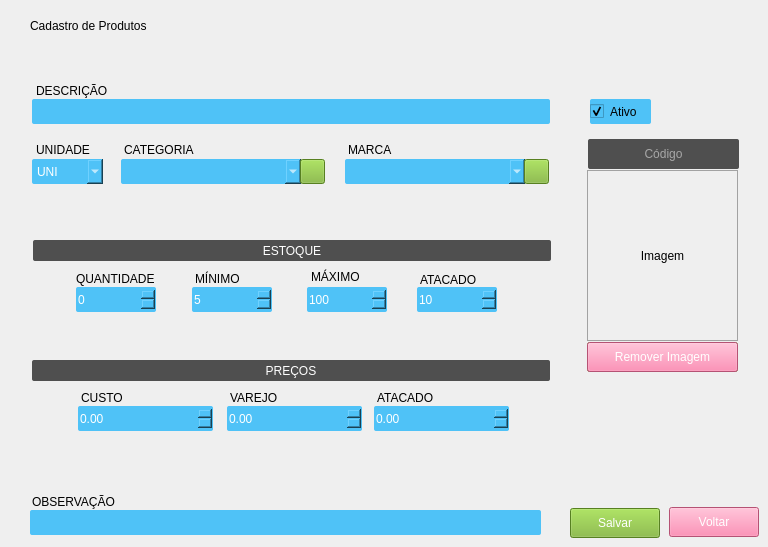
       <widget class="QWidget" name="formCadastroProduto">
        <widget class="QLabel" name="lbl_title_cadastro_produto">
         <property name="geometry">
          <rect>
           <x>30</x>
           <y>10</y>
           <width>711</width>
           <height>31</height>
          </rect>
         </property>
         <property name="styleSheet">
          <string notr="true">font: 700 20pt &quot;Arial&quot;;
border-bottom: 2px solid;</string>
         </property>
         <property name="text">
          <string>Cadastro de Produtos</string>
         </property>
        </widget>
        <widget class="QLabel" name="lbl_produto_descricao">
         <property name="geometry">
          <rect>
           <x>36</x>
           <y>82</y>
           <width>97</width>
           <height>17</height>
          </rect>
         </property>
         <property name="styleSheet">
          <string notr="true">font: 700 10pt &quot;Arial&quot;;</string>
         </property>
         <property name="text">
          <string>DESCRIÇÃO</string>
         </property>
        </widget>
        <widget class="QLabel" name="lbl_produto_qtde">
         <property name="geometry">
          <rect>
           <x>76</x>
           <y>270</y>
           <width>91</width>
           <height>17</height>
          </rect>
         </property>
         <property name="styleSheet">
          <string notr="true">font: 700 10pt &quot;Arial&quot;;</string>
         </property>
         <property name="text">
          <string>QUANTIDADE</string>
         </property>
        </widget>
        <widget class="QLabel" name="lbl_produto_custo">
         <property name="geometry">
          <rect>
           <x>81</x>
           <y>389</y>
           <width>51</width>
           <height>17</height>
          </rect>
         </property>
         <property name="styleSheet">
          <string notr="true">font: 700 10pt &quot;Arial&quot;;</string>
         </property>
         <property name="text">
          <string>CUSTO</string>
         </property>
        </widget>
        <widget class="QLabel" name="lbl_produto_varejo">
         <property name="geometry">
          <rect>
           <x>230</x>
           <y>389</y>
           <width>61</width>
           <height>17</height>
          </rect>
         </property>
         <property name="styleSheet">
          <string notr="true">font: 700 10pt &quot;Arial&quot;;</string>
         </property>
         <property name="text">
          <string>VAREJO</string>
         </property>
        </widget>
        <widget class="QLineEdit" name="produto_descricao">
         <property name="geometry">
          <rect>
           <x>32</x>
           <y>99</y>
           <width>518</width>
           <height>25</height>
          </rect>
         </property>
         <property name="styleSheet">
          <string notr="true">QLineEdit{
	background-color: #4fc2f7;
	font: 12pt &quot;Arial&quot;;
	color: rgb(255, 255, 255);
	border:none;
	border-radius: 2px;
}

QLineEdit:Focus {
	border: 1px solid red;
}</string>
         </property>
        </widget>
        <widget class="QSpinBox" name="sb_produto_qtde">
         <property name="geometry">
          <rect>
           <x>76</x>
           <y>287</y>
           <width>80</width>
           <height>25</height>
          </rect>
         </property>
         <property name="styleSheet">
          <string notr="true">QSpinBox{
	background-color: #4fc2f7;
	font: 12pt &quot;Arial&quot;;
	color: rgb(255, 255, 255);
	border:none;
	border-radius: 2px;
}

QSpinBox:Focus {
	border: 1px solid red;
}</string>
         </property>
        </widget>
        <widget class="QDoubleSpinBox" name="sb_preco_custo">
         <property name="geometry">
          <rect>
           <x>78</x>
           <y>406</y>
           <width>135</width>
           <height>25</height>
          </rect>
         </property>
         <property name="styleSheet">
          <string notr="true">QDoubleSpinBox{
	background-color: #4fc2f7;
	font: 12pt &quot;Arial&quot;;
	color: rgb(255, 255, 255);
	border:none;
	border-radius: 2px;
}

QDoubleSpinBox:Focus {
	border: 1px solid red;
}</string>
         </property>
         <property name="maximum">
          <double>999999.989999999990687</double>
         </property>
        </widget>
        <widget class="QDoubleSpinBox" name="sb_preco_varejo">
         <property name="geometry">
          <rect>
           <x>227</x>
           <y>406</y>
           <width>135</width>
           <height>25</height>
          </rect>
         </property>
         <property name="styleSheet">
          <string notr="true">QDoubleSpinBox{
	background-color: #4fc2f7;
	font: 12pt &quot;Arial&quot;;
	color: rgb(255, 255, 255);
	border:none;
	border-radius: 2px;
}

QDoubleSpinBox:Focus {
	border: 1px solid red;
}</string>
         </property>
         <property name="maximum">
          <double>999999.989999999990687</double>
         </property>
        </widget>
        <widget class="QPushButton" name="btn_save_produto">
         <property name="geometry">
          <rect>
           <x>570</x>
           <y>508</y>
           <width>90</width>
           <height>30</height>
          </rect>
         </property>
         <property name="styleSheet">
          <string notr="true">QPushButton {
	font: 10pt &quot;Arial&quot;;
	background-color: #7AB32E;
	color: #FFF;
 }
QPushButton:hover{
	background-color: rgb(0, 170, 0);
}</string>
         </property>
         <property name="text">
          <string>Salvar</string>
         </property>
         <property name="icon">
          <iconset>
           <normaloff>icons/iconSave.png</normaloff>icons/iconSave.png</iconset>
         </property>
         <property name="iconSize">
          <size>
           <width>20</width>
           <height>32</height>
          </size>
         </property>
         <property name="checkable">
          <bool>false</bool>
         </property>
         <property name="default">
          <bool>false</bool>
         </property>
         <property name="flat">
          <bool>false</bool>
         </property>
        </widget>
        <widget class="QPushButton" name="btn_goback_produto">
         <property name="geometry">
          <rect>
           <x>669</x>
           <y>507</y>
           <width>90</width>
           <height>30</height>
          </rect>
         </property>
         <property name="styleSheet">
          <string notr="true">QPushButton {
	font: 10pt &quot;Arial&quot;;
	background-color: rgb(253, 115, 163);
	color: #FFF;
 }
QPushButton:hover{
	background-color: rgb(255, 0, 0);
}</string>
         </property>
         <property name="text">
          <string>Voltar</string>
         </property>
         <property name="icon">
          <iconset>
           <normaloff>icons/iconGoBack.png</normaloff>icons/iconGoBack.png</iconset>
         </property>
         <property name="iconSize">
          <size>
           <width>20</width>
           <height>32</height>
          </size>
         </property>
        </widget>
        <widget class="QLabel" name="lbl_produto_unidade">
         <property name="geometry">
          <rect>
           <x>36</x>
           <y>142</y>
           <width>71</width>
           <height>16</height>
          </rect>
         </property>
         <property name="styleSheet">
          <string notr="true">font: 700 10pt &quot;Arial&quot;;</string>
         </property>
         <property name="text">
          <string>UNIDADE</string>
         </property>
        </widget>
        <widget class="QLabel" name="lbl_produto_categoria">
         <property name="geometry">
          <rect>
           <x>124</x>
           <y>142</y>
           <width>111</width>
           <height>16</height>
          </rect>
         </property>
         <property name="styleSheet">
          <string notr="true">font: 700 10pt &quot;Arial&quot;;</string>
         </property>
         <property name="text">
          <string>CATEGORIA</string>
         </property>
        </widget>
        <widget class="QLabel" name="lbl_produto_marca">
         <property name="geometry">
          <rect>
           <x>348</x>
           <y>142</y>
           <width>71</width>
           <height>16</height>
          </rect>
         </property>
         <property name="styleSheet">
          <string notr="true">font: 700 10pt &quot;Arial&quot;;</string>
         </property>
         <property name="text">
          <string>MARCA</string>
         </property>
        </widget>
        <widget class="QComboBox" name="cb_unidade">
         <property name="geometry">
          <rect>
           <x>32</x>
           <y>159</y>
           <width>71</width>
           <height>25</height>
          </rect>
         </property>
         <property name="styleSheet">
          <string notr="true">QComboBox{
	background-color: #4fc2f7;
	font: 12pt &quot;Arial&quot;;
	color: rgb(255, 255, 255);
	border:none;
	border-radius: 2px;
}

QComboBox:Focus {
	border: 1px solid red;
}</string>
         </property>
         <item>
          <property name="text">
           <string>UNI</string>
          </property>
         </item>
         <item>
          <property name="text">
           <string>CXA</string>
          </property>
         </item>
         <item>
          <property name="text">
           <string>FRD</string>
          </property>
         </item>
         <item>
          <property name="text">
           <string>DUZ</string>
          </property>
         </item>
        </widget>
        <widget class="QComboBox" name="cb_categoria">
         <property name="geometry">
          <rect>
           <x>121</x>
           <y>159</y>
           <width>180</width>
           <height>25</height>
          </rect>
         </property>
         <property name="styleSheet">
          <string notr="true">QComboBox{
	background-color: #4fc2f7;
	font: 12pt &quot;Arial&quot;;
	color: rgb(255, 255, 255);
	border:none;
	border-radius: 2px;
}

QComboBox:Focus {
	border: 1px solid red;
}</string>
         </property>
         <property name="editable">
          <bool>true</bool>
         </property>
        </widget>
        <widget class="QComboBox" name="cb_marca">
         <property name="geometry">
          <rect>
           <x>345</x>
           <y>159</y>
           <width>180</width>
           <height>25</height>
          </rect>
         </property>
         <property name="styleSheet">
          <string notr="true">QComboBox{
	background-color: #4fc2f7;
	font: 12pt &quot;Arial&quot;;
	color: rgb(255, 255, 255);
	border:none;
	border-radius: 2px;
}

QComboBox:Focus {
	border: 1px solid red;
}</string>
         </property>
         <property name="editable">
          <bool>true</bool>
         </property>
        </widget>
        <widget class="QLabel" name="lbl_produto_minimo">
         <property name="geometry">
          <rect>
           <x>195</x>
           <y>270</y>
           <width>61</width>
           <height>17</height>
          </rect>
         </property>
         <property name="styleSheet">
          <string notr="true">font: 700 10pt &quot;Arial&quot;;</string>
         </property>
         <property name="text">
          <string>MÍNIMO</string>
         </property>
        </widget>
        <widget class="QSpinBox" name="sb_estoque_minimo">
         <property name="geometry">
          <rect>
           <x>192</x>
           <y>287</y>
           <width>80</width>
           <height>25</height>
          </rect>
         </property>
         <property name="styleSheet">
          <string notr="true">QSpinBox{
	background-color: #4fc2f7;
	font: 12pt &quot;Arial&quot;;
	color: rgb(255, 255, 255);
	border:none;
	border-radius: 2px;
}

QSpinBox:Focus {
	border: 1px solid red;
}</string>
         </property>
         <property name="value">
          <number>5</number>
         </property>
        </widget>
        <widget class="QSpinBox" name="sb_estoque_maximo">
         <property name="geometry">
          <rect>
           <x>307</x>
           <y>287</y>
           <width>80</width>
           <height>25</height>
          </rect>
         </property>
         <property name="styleSheet">
          <string notr="true">QSpinBox{
	background-color: #4fc2f7;
	font: 12pt &quot;Arial&quot;;
	color: rgb(255, 255, 255);
	border:none;
	border-radius: 2px;
}

QSpinBox:Focus {
	border: 1px solid red;
}</string>
         </property>
         <property name="maximum">
          <number>9999</number>
         </property>
         <property name="value">
          <number>100</number>
         </property>
        </widget>
        <widget class="QLabel" name="lbl_produto_maximo">
         <property name="geometry">
          <rect>
           <x>311</x>
           <y>269</y>
           <width>61</width>
           <height>16</height>
          </rect>
         </property>
         <property name="styleSheet">
          <string notr="true">font: 700 10pt &quot;Arial&quot;;</string>
         </property>
         <property name="text">
          <string>MÁXIMO</string>
         </property>
        </widget>
        <widget class="QLabel" name="label_imagem_produto">
         <property name="geometry">
          <rect>
           <x>587</x>
           <y>170</y>
           <width>151</width>
           <height>171</height>
          </rect>
         </property>
         <property name="styleSheet">
          <string notr="true">border: 1px solid #A2A2A2;</string>
         </property>
         <property name="text">
          <string>Imagem</string>
         </property>
         <property name="alignment">
          <set>Qt::AlignmentFlag::AlignCenter</set>
         </property>
        </widget>
        <widget class="QPushButton" name="btn_add_imagem">
         <property name="geometry">
          <rect>
           <x>587</x>
           <y>342</y>
           <width>151</width>
           <height>30</height>
          </rect>
         </property>
         <property name="styleSheet">
          <string notr="true">QPushButton {
	font: 10pt &quot;Arial&quot;;
	background-color: #7AB32E;
	color: #FFF;
 }
QPushButton:hover{
	background-color: rgb(0, 170, 0);
}</string>
         </property>
         <property name="text">
          <string>Add Imagem</string>
         </property>
         <property name="icon">
          <iconset>
           <normaloff>icons/iconAddImage.png</normaloff>icons/iconAddImage.png</iconset>
         </property>
         <property name="iconSize">
          <size>
           <width>20</width>
           <height>32</height>
          </size>
         </property>
        </widget>
        <widget class="QLineEdit" name="observacao">
         <property name="geometry">
          <rect>
           <x>30</x>
           <y>510</y>
           <width>511</width>
           <height>25</height>
          </rect>
         </property>
         <property name="styleSheet">
          <string notr="true">QLineEdit{
	background-color: #4fc2f7;
	font: 12pt &quot;Arial&quot;;
	color: rgb(255, 255, 255);
	border:none;
	border-radius: 2px;
}

QLineEdit:Focus {
	border: 1px solid red;
}</string>
         </property>
        </widget>
        <widget class="QLabel" name="lbl_produto_observacao">
         <property name="geometry">
          <rect>
           <x>32</x>
           <y>493</y>
           <width>91</width>
           <height>17</height>
          </rect>
         </property>
         <property name="styleSheet">
          <string notr="true">font: 700 10pt &quot;Arial&quot;;</string>
         </property>
         <property name="text">
          <string>OBSERVAÇÃO</string>
         </property>
        </widget>
        <widget class="QDoubleSpinBox" name="sb_preco_atacado">
         <property name="geometry">
          <rect>
           <x>374</x>
           <y>406</y>
           <width>135</width>
           <height>25</height>
          </rect>
         </property>
         <property name="styleSheet">
          <string notr="true">QDoubleSpinBox{
	background-color: #4fc2f7;
	font: 12pt &quot;Arial&quot;;
	color: rgb(255, 255, 255);
	border:none;
	border-radius: 2px;
}

QDoubleSpinBox:Focus {
	border: 1px solid red;
}</string>
         </property>
         <property name="maximum">
          <double>999999.989999999990687</double>
         </property>
        </widget>
        <widget class="QLabel" name="lbl_produto_atacado_2">
         <property name="geometry">
          <rect>
           <x>377</x>
           <y>389</y>
           <width>71</width>
           <height>17</height>
          </rect>
         </property>
         <property name="styleSheet">
          <string notr="true">font: 700 10pt &quot;Arial&quot;;</string>
         </property>
         <property name="text">
          <string>ATACADO</string>
         </property>
        </widget>
        <widget class="QLabel" name="lbl_produto_precos">
         <property name="geometry">
          <rect>
           <x>32</x>
           <y>360</y>
           <width>518</width>
           <height>21</height>
          </rect>
         </property>
         <property name="styleSheet">
          <string notr="true">font: 700 11pt &quot;Arial&quot;;
color: rgb(255, 255, 255);
background-color:#4f4f4f;
border:none;
border-radius: 2px;</string>
         </property>
         <property name="text">
          <string>PREÇOS</string>
         </property>
         <property name="alignment">
          <set>Qt::AlignmentFlag::AlignCenter</set>
         </property>
        </widget>
        <widget class="QLabel" name="lbl_produto_estoque">
         <property name="geometry">
          <rect>
           <x>33</x>
           <y>240</y>
           <width>518</width>
           <height>21</height>
          </rect>
         </property>
         <property name="styleSheet">
          <string notr="true">font: 700 11pt &quot;Arial&quot;;
color: rgb(255, 255, 255);
background-color:#4f4f4f;
border:none;
border-radius: 2px;</string>
         </property>
         <property name="text">
          <string>ESTOQUE</string>
         </property>
         <property name="alignment">
          <set>Qt::AlignmentFlag::AlignCenter</set>
         </property>
        </widget>
        <widget class="QSpinBox" name="sb_qtde_atacado">
         <property name="geometry">
          <rect>
           <x>417</x>
           <y>287</y>
           <width>80</width>
           <height>25</height>
          </rect>
         </property>
         <property name="styleSheet">
          <string notr="true">QSpinBox{
	background-color: #4fc2f7;
	font: 12pt &quot;Arial&quot;;
	color: rgb(255, 255, 255);
	border:none;
	border-radius: 2px;
}

QSpinBox:Focus {
	border: 1px solid red;
}</string>
         </property>
         <property name="value">
          <number>10</number>
         </property>
        </widget>
        <widget class="QLabel" name="lbl_produto_atacado">
         <property name="geometry">
          <rect>
           <x>420</x>
           <y>271</y>
           <width>81</width>
           <height>17</height>
          </rect>
         </property>
         <property name="styleSheet">
          <string notr="true">font: 700 10pt &quot;Arial&quot;;</string>
         </property>
         <property name="text">
          <string>ATACADO</string>
         </property>
        </widget>
        <widget class="QLineEdit" name="id_produto">
         <property name="geometry">
          <rect>
           <x>588</x>
           <y>139</y>
           <width>151</width>
           <height>30</height>
          </rect>
         </property>
         <property name="styleSheet">
          <string notr="true">color: rgb(255, 255, 255);
font: 700 12pt &quot;Arial&quot;;
background-color:#4f4f4f;
border:none;
border-radius: 2px;</string>
         </property>
         <property name="alignment">
          <set>Qt::AlignmentFlag::AlignCenter</set>
         </property>
         <property name="readOnly">
          <bool>true</bool>
         </property>
         <property name="placeholderText">
          <string>Código</string>
         </property>
        </widget>
        <widget class="QPushButton" name="btn_remove_imagem">
         <property name="geometry">
          <rect>
           <x>587</x>
           <y>342</y>
           <width>151</width>
           <height>30</height>
          </rect>
         </property>
         <property name="styleSheet">
          <string notr="true">QPushButton {
	font: 10pt &quot;Arial&quot;;
	background-color: rgb(253, 115, 163);
	color: #FFF;
 }
QPushButton:hover{
	background-color: rgb(255, 0, 0);
}</string>
         </property>
         <property name="text">
          <string>Remover Imagem</string>
         </property>
         <property name="icon">
          <iconset>
           <normaloff>icons/iconRemoveImage.png</normaloff>icons/iconRemoveImage.png</iconset>
         </property>
         <property name="iconSize">
          <size>
           <width>20</width>
           <height>32</height>
          </size>
         </property>
        </widget>
        <widget class="QPushButton" name="btn_form_marca">
         <property name="geometry">
          <rect>
           <x>524</x>
           <y>159</y>
           <width>25</width>
           <height>25</height>
          </rect>
         </property>
         <property name="styleSheet">
          <string notr="true">QPushButton {
	font: 10pt &quot;Arial&quot;;
	background-color: #7AB32E;
	color: #FFF;
 }
QPushButton:hover{
	background-color: rgb(0, 170, 0);
}</string>
         </property>
         <property name="text">
          <string/>
         </property>
         <property name="icon">
          <iconset>
           <normaloff>icons/iconAdd.png</normaloff>icons/iconAdd.png</iconset>
         </property>
         <property name="iconSize">
          <size>
           <width>20</width>
           <height>32</height>
          </size>
         </property>
         <property name="checkable">
          <bool>false</bool>
         </property>
         <property name="default">
          <bool>false</bool>
         </property>
         <property name="flat">
          <bool>false</bool>
         </property>
        </widget>
        <widget class="QPushButton" name="btn_form_categoria">
         <property name="geometry">
          <rect>
           <x>300</x>
           <y>159</y>
           <width>25</width>
           <height>25</height>
          </rect>
         </property>
         <property name="styleSheet">
          <string notr="true">QPushButton {
	font: 10pt &quot;Arial&quot;;
	background-color: #7AB32E;
	color: #FFF;
 }
QPushButton:hover{
	background-color: rgb(0, 170, 0);
}</string>
         </property>
         <property name="text">
          <string/>
         </property>
         <property name="icon">
          <iconset>
           <normaloff>icons/iconAdd.png</normaloff>icons/iconAdd.png</iconset>
         </property>
         <property name="iconSize">
          <size>
           <width>20</width>
           <height>32</height>
          </size>
         </property>
         <property name="checkable">
          <bool>false</bool>
         </property>
         <property name="default">
          <bool>false</bool>
         </property>
         <property name="flat">
          <bool>false</bool>
         </property>
        </widget>
        <widget class="QCheckBox" name="chk_produto_ativo">
         <property name="geometry">
          <rect>
           <x>590</x>
           <y>99</y>
           <width>61</width>
           <height>25</height>
          </rect>
         </property>
         <property name="styleSheet">
          <string notr="true">background-color: #4fc2f7;
font: 10pt &quot;Arial&quot;;
border:none;
border-radius: 2px;
</string>
         </property>
         <property name="text">
          <string>Ativo</string>
         </property>
         <property name="checked">
          <bool>true</bool>
         </property>
        </widget>
       </widget>
